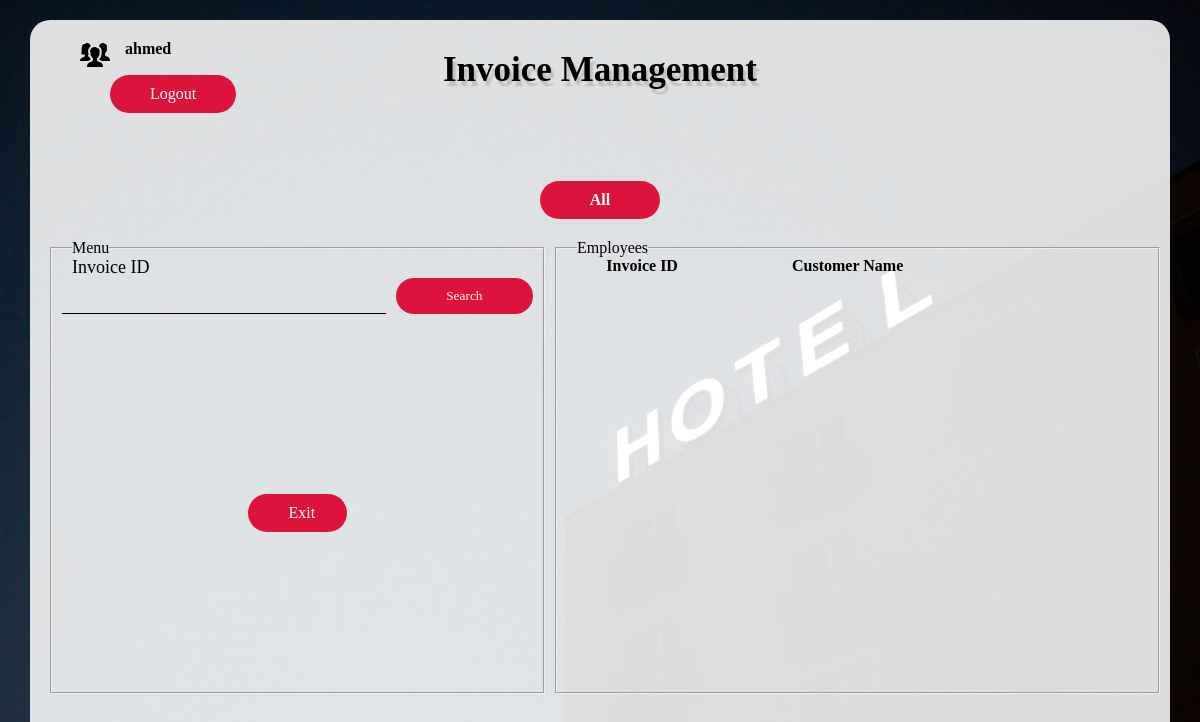
/receptionist/emp_invoice (signed in), run on an earlier commit of the app's database.
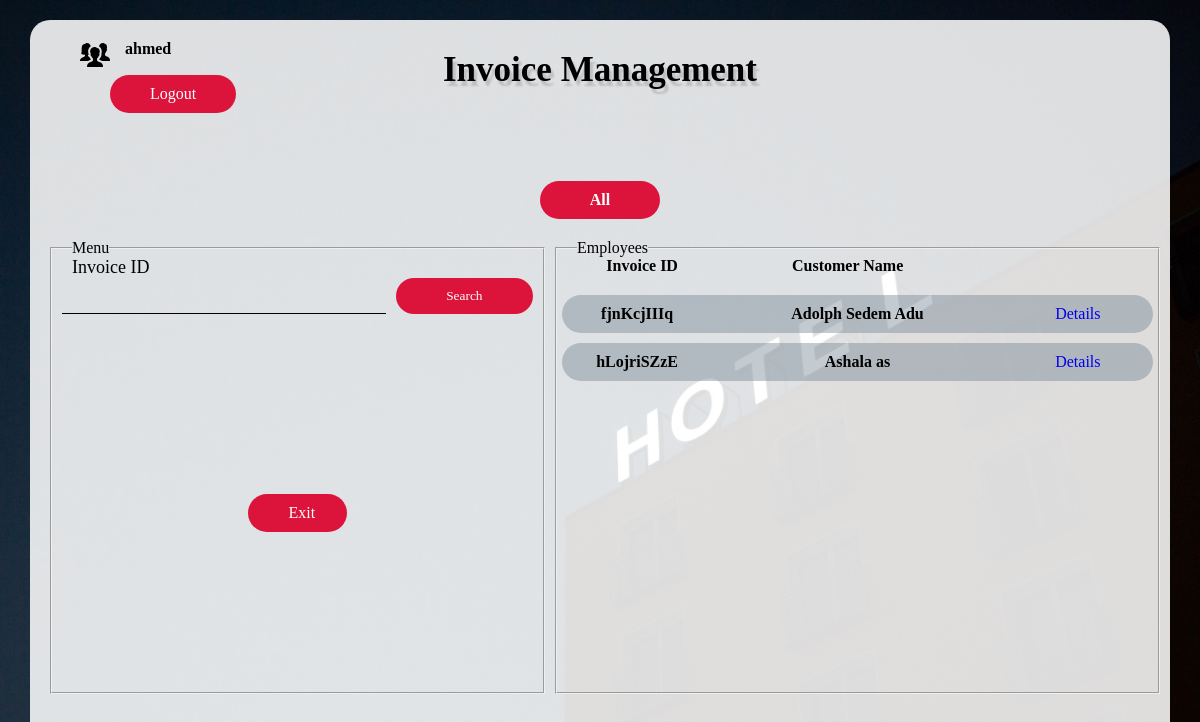
And on a later commit of the database.
### receptionist/models.py (models this page shows, shortened)
class Booking(models.Model):
    room_name = models.ForeignKey(Room, on_delete= models.SET_NULL, null=True)
    booking_id = models.CharField(max_length= 20, primary_key=True)
    guest_name = models.CharField(max_length=100)
    no_of_guests = models.IntegerField()
    arrival = models.DateField(null=True)
    departure = models.DateField(null=True)
    phone_number = models.CharField(max_length=10)
    idtypes=(
        ('Ghana Card', 'Ghana Card'),
        ('Driver\'s License', 'Driver\'s License'),
        ('Votter\'s Id', 'Votter\'s Id'),
    )
    id_type = models.CharField(max_length=20, choices=idtypes)
    id_number = models.CharField(max_length=30)
    amount_paid = models.FloatField(null=True)
    price = models.FloatField()
    active = models.BooleanField(default=True)

### receptionist/views.py (the view, shortened to what this page needs)
@login_required(login_url = './emp_login')
def emp_invoice(request):
    all_bookings = Booking.objects.all()
    all_booking = []
    search_booking = []
    today = date.today()
    for each in all_bookings:
        if each.active is True:
            dates = daterange(each.arrival, each.departure)
            for datey in dates:
                if datey == today:
                    all_booking.append(each)
    return render(request, 'emp_invoice.html', {"all_booking":all_booking})

### receptionist/views.py (called while the page is built)
def daterange(start, end):
    return [start + timedelta(n) for n in range(int((end - start).days))]

### templates/emp_invoice.html (shortened to what this page needs)
{% load static %}
<!DOCTYPE html>
<html lang="en">
<head>
    <link rel="stylesheet" href={% static "style.css" %}>
</head>
<body class="body3">
    <div class="container dash1">
        <h2>Invoice Management</h2>
        <div class="logout">
            <div class="iden">
                <img src={% static  "./images/icons/people_60px.png" %} alt="">
                {% if user.is_authenticated %}
                <p>{{user.username}}</p>
                {% endif %}
            </div>
            <a href="./logout">Logout</a>
        </div>
        <a href="./emp_invoice" style="background: crimson; cursor: pointer; padding: 10px 50px; font-weight: 600; color: white; border: none; border-radius: 20px; text-decoration: none;">All</a>
        <div class="main_body">
            <aside class="aside1">
                <fieldset>
                    <legend>Menu</legend>
                    <p>Invoice ID</p>
                    <form method="post">
                        <input type="text" class="text" name="search">
                        <input type="submit" value="Search" class="sub">
                    </form>
                    <div class="buttons invoice">
                        <a href="./emp_dashboard">Exit</a>
                    </div>
                </fieldset>
            </aside>
            <aside class="aside2">
                <fieldset>
                    <legend>Employees</legend>
                    <div class="headers">
                        <p>Invoice ID</p>
                        <p>Customer Name</p>
                    </div>
                    <div class="employees">
                        {% for booking in all_booking %}
                        <div class="employee">
                            <p>{{booking.booking_id}}</p>
                            <p>{{booking.guest_name}}</p>
                            <div class="imag">
                                <a href="./invoice_details/{{booking.booking_id}}">
                                    Details
                                </a>
                            </div>
                        </div>
                        {% endfor %}
                    </div>
                </fieldset>
            </aside>
        </div>
    </div>
</body>
</html>

What changed in the data, as far as the page shows it:
added Booking: booking_id "fjnKcjIIIq", guest_name "Adolph Sedem Adu"
added Booking: booking_id "hLojriSZzE", guest_name "Ashala as"
